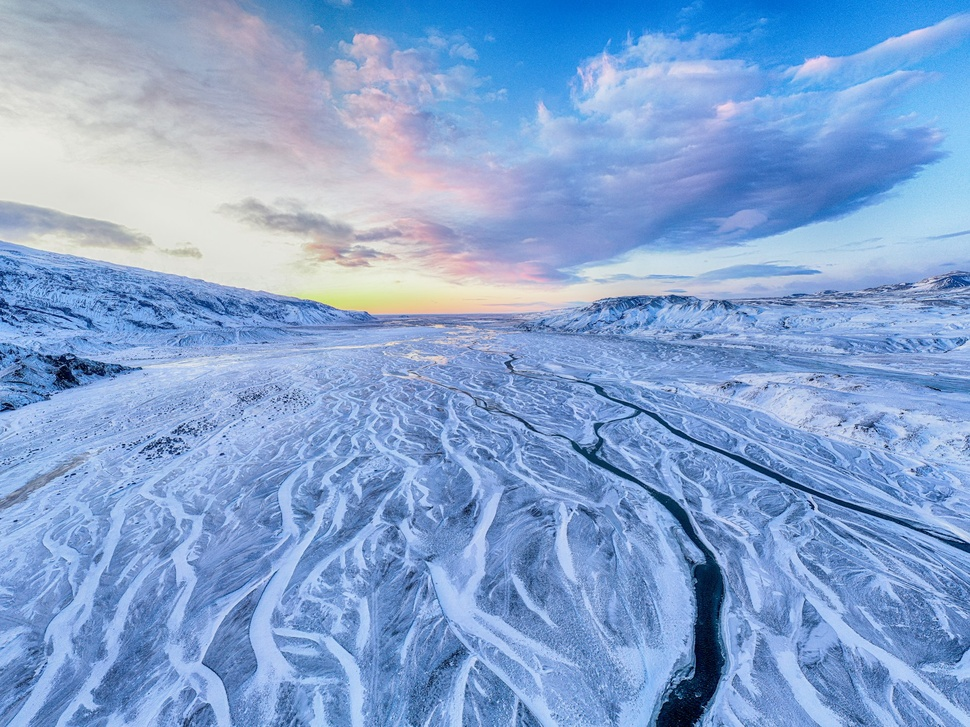
#> input picture part_5_6_7_resource_images/scenery_2.jpg, 970 x 727 px, shrunk from 1920 x 1440 before the run
$ python part6_color_timings.py
#> lines starting #> are read from the running program, lines starting #| are printed output that depends on the picture
import cv2
import numpy as np
import matplotlib.pyplot as plt
import time

# ---------- kernels & basic ops ----------
def disk_kernel(radius: int) -> np.ndarray:
    y, x = np.ogrid[-radius:radius+1, -radius:radius+1]
    mask = (x**2 + y**2) <= radius**2
    k = mask.astype(np.float32)
    k /= k.sum()
    return k

def custom_convolution(gray: np.ndarray, kernel: np.ndarray) -> np.ndarray:
    """Gray image (uint8), float kernel -> uint8 (no bias)."""
    img_f = gray.astype(np.float32)
    kh, kw = kernel.shape
    ph, pw = kh // 2, kw // 2
    pad = cv2.copyMakeBorder(img_f, ph, ph, pw, pw, cv2.BORDER_REPLICATE)
    out = np.zeros_like(img_f, np.float32)
    for i in range(img_f.shape[0]):
        for j in range(img_f.shape[1]):
            region = pad[i:i+kh, j:j+kw]
            out[i, j] = np.sum(region * kernel)
    return np.clip(out, 0, 255).astype(np.uint8)

def gamma_u8(channel_u8: np.ndarray, gamma: float) -> np.ndarray:
    """Gamma on an 8-bit channel."""
    x = channel_u8.astype(np.float32) / 255.0
    y = np.power(x, gamma)
    return np.clip(y * 255.0, 0, 255).astype(np.uint8)

# ---------- luminance-space helpers ----------
def blur_on_luminance_bgr(bgr: np.ndarray, kernel: np.ndarray, space="lab") -> np.ndarray:
    if space.lower() == "hsv":
        hsv = cv2.cvtColor(bgr, cv2.COLOR_BGR2HSV)
        H, S, V = cv2.split(hsv)
        V_blur = custom_convolution(V, kernel)
        hsv_out = cv2.merge([H, S, V_blur])
        return cv2.cvtColor(hsv_out, cv2.COLOR_HSV2BGR)
    else:  # Lab
        lab = cv2.cvtColor(bgr, cv2.COLOR_BGR2LAB)
        L, a, b = cv2.split(lab)
        L_blur = custom_convolution(L, kernel)
        lab_out = cv2.merge([L_blur, a, b])
        return cv2.cvtColor(lab_out, cv2.COLOR_LAB2BGR)

def gamma_on_luminance_bgr(bgr: np.ndarray, gamma: float, space="lab") -> np.ndarray:
    if space.lower() == "hsv":
        hsv = cv2.cvtColor(bgr, cv2.COLOR_BGR2HSV)
        H, S, V = cv2.split(hsv)
        Vg = gamma_u8(V, gamma)
        hsv_out = cv2.merge([H, S, Vg])
        return cv2.cvtColor(hsv_out, cv2.COLOR_HSV2BGR)
    else:  # Lab
        lab = cv2.cvtColor(bgr, cv2.COLOR_BGR2LAB)
        L, a, b = cv2.split(lab)
        Lg = gamma_u8(L, gamma)
        lab_out = cv2.merge([Lg, a, b])
        return cv2.cvtColor(lab_out, cv2.COLOR_LAB2BGR)

def pipeline(bgr: np.ndarray, gamma: float, kernel: np.ndarray, space="lab", order="gamma_before") -> np.ndarray:
    """
    order:
      - 'gamma_before': T(w *before? no) => w * (T(f))  (gamma then blur)
      - 'gamma_after' : T(w * f)          (blur then gamma)
    """
    if order == "gamma_before":
        x = gamma_on_luminance_bgr(bgr, gamma, space=space)
        y = blur_on_luminance_bgr(x, kernel, space=space)
        return y
    else:
        x = blur_on_luminance_bgr(bgr, kernel, space=space)
        y = gamma_on_luminance_bgr(x, gamma, space=space)
        return y
# ---------- demo ----------
# Load your color image
img_path = "part_5_6_7_resource_images/scenery_2.jpg"  # replace with your own image
bgr = cv2.imread(img_path)
#> bgr is the input picture: shape (727, 970, 3); mean B, G, R 209.1, 163.7, 131.7
if bgr is None:
    raise FileNotFoundError(f"Could not read {img_path}")

gamma = 0.25
radius = 6
kernel = disk_kernel(radius)

results = {}
timings = {}

for space in ["hsv", "lab"]:
    for order in ["gamma_before", "gamma_after"]:
        key = f"{space}_{order}"
        start = time.time()
        out = pipeline(bgr, gamma, kernel, space=space, order=order)
        t = time.time() - start
        results[key] = out
        timings[key] = t
#> this loop made 2 passes
#> pass 1, in gamma_on_luminance_bgr, `H, S, V = cv2.split(hsv)`:
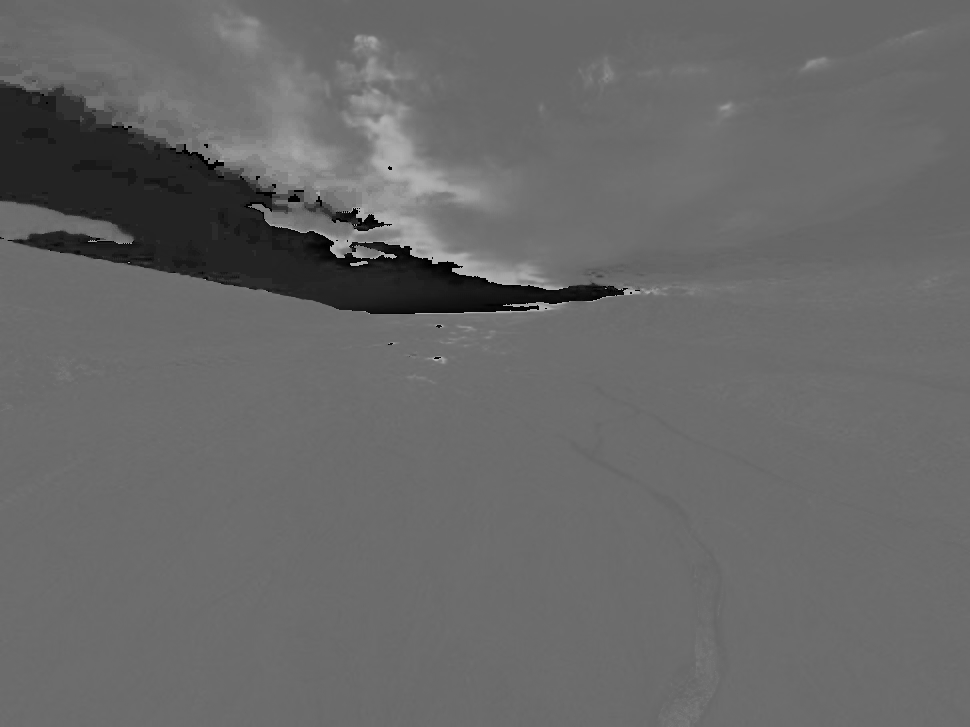
#> H: shape (727, 970); min 0, max 179, mean 104.1
#> pass 1, in gamma_on_luminance_bgr, `H, S, V = cv2.split(hsv)`:
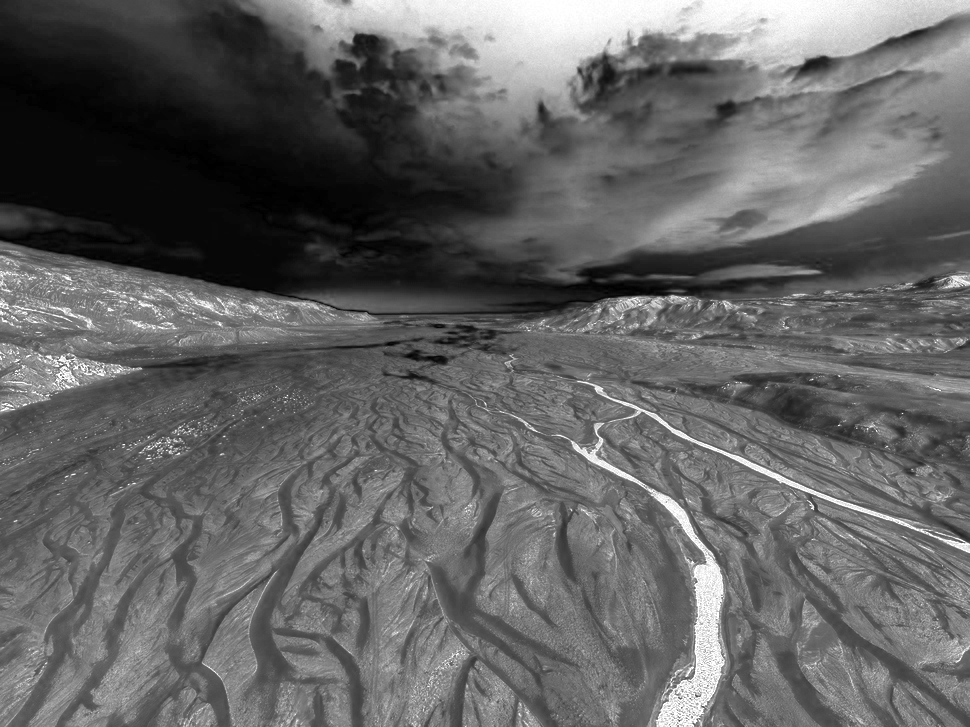
#> S: shape (727, 970); min 0, max 255, mean 99.5
#> pass 1, in gamma_on_luminance_bgr, `H, S, V = cv2.split(hsv)`:
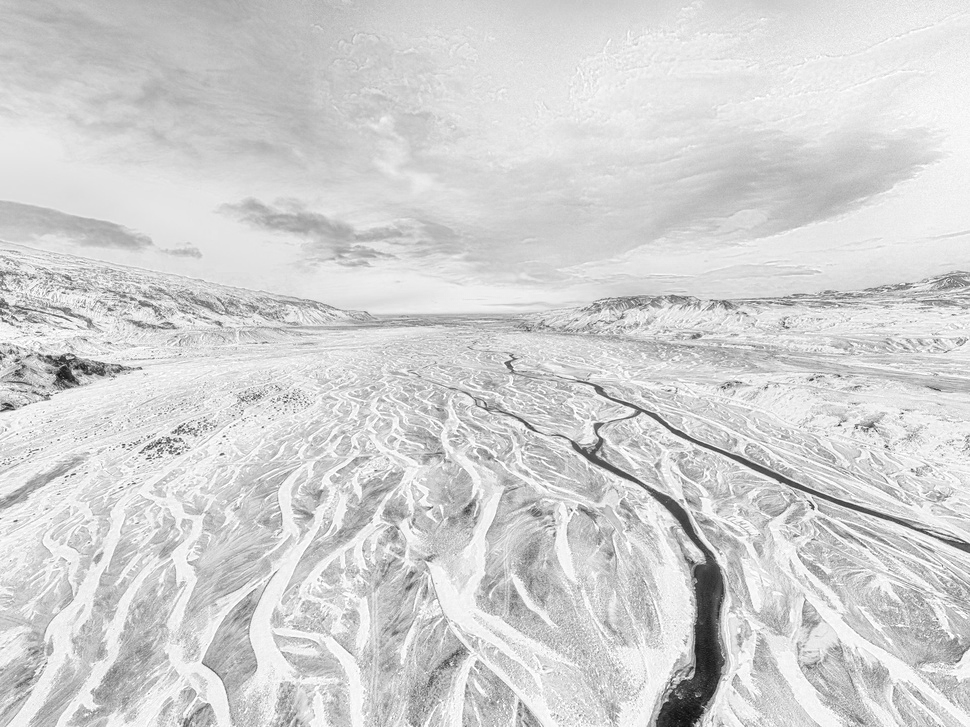
#> V: shape (727, 970); min 14, max 255, mean 210.1
#> after the loop, results = 4 items; timings = {'hsv_gamma_before': 1.94, 'hsv_gamma_after': 1.88, 'lab_gamma_before': 1.92, 'lab_gamma_after': 1.91}

# Display results and timings
fig, axes = plt.subplots(2, 3, figsize=(15, 10))
axes = axes.flatten()

axes[0].set_title("Original")
axes[0].imshow(cv2.cvtColor(bgr, cv2.COLOR_BGR2RGB))
axes[0].axis("off")

titles = ["HSV: gamma → blur", "HSV: blur → gamma", "Lab: gamma → blur",
          "Lab: blur → gamma", "Difference (Lab pipel.)"]
plot_idxs = [1, 2, 3, 4, 5]

# for idx, title in zip(plot_idxs, titles):
#     axes[idx].set_title(title)
#     if "Difference" in title:
#         img1 = results["lab_gamma_before"]
#         img2 = results["lab_gamma_after"]
#         diff = cv2.absdiff(img1, img2)
#         axes[idx].imshow(cv2.cvtColor(diff, cv2.COLOR_BGR2RGB))
#     else:
#         key = title.lower().replace(": ", "_").replace(" ", "_")
#         axes[idx].imshow(cv2.cvtColor(results[key], cv2.COLOR_BGR2RGB))
#     axes[idx].axis("off")
# Mapping titles to results dict keys
title_to_key = {
    "HSV: gamma → blur": "hsv_gamma_before",
    "HSV: blur → gamma": "hsv_gamma_after",
    "Lab: gamma → blur": "lab_gamma_before",
    "Lab: blur → gamma": "lab_gamma_after",
}

for idx, title in zip(plot_idxs, titles):
    axes[idx].set_title(title)
    if "Difference" in title:
        img1 = results["lab_gamma_before"]
        img2 = results["lab_gamma_after"]
        diff = cv2.absdiff(img1, img2)
        # diff_vis = cv2.convertScaleAbs(diff, alpha=10)  # multiply differences by 10
        axes[idx].imshow(cv2.cvtColor(diff, cv2.COLOR_BGR2RGB))
    else:
        key = title_to_key[title]
        axes[idx].imshow(cv2.cvtColor(results[key], cv2.COLOR_BGR2RGB))
    axes[idx].axis("off")
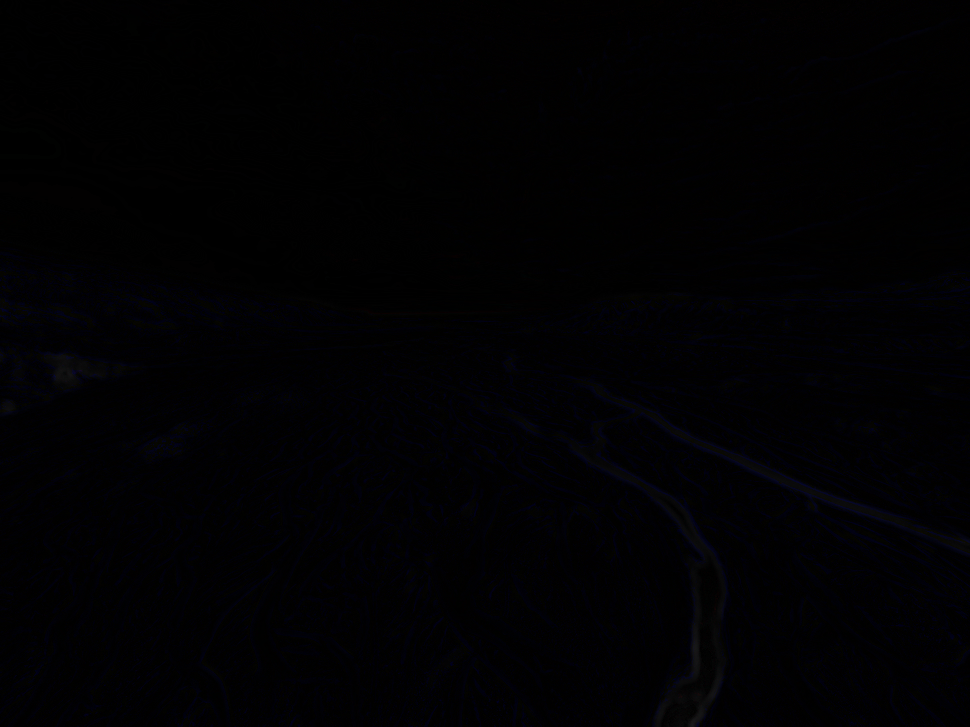
#> diff: shape (727, 970, 3); mean B, G, R 2.4, 0.9, 1.1
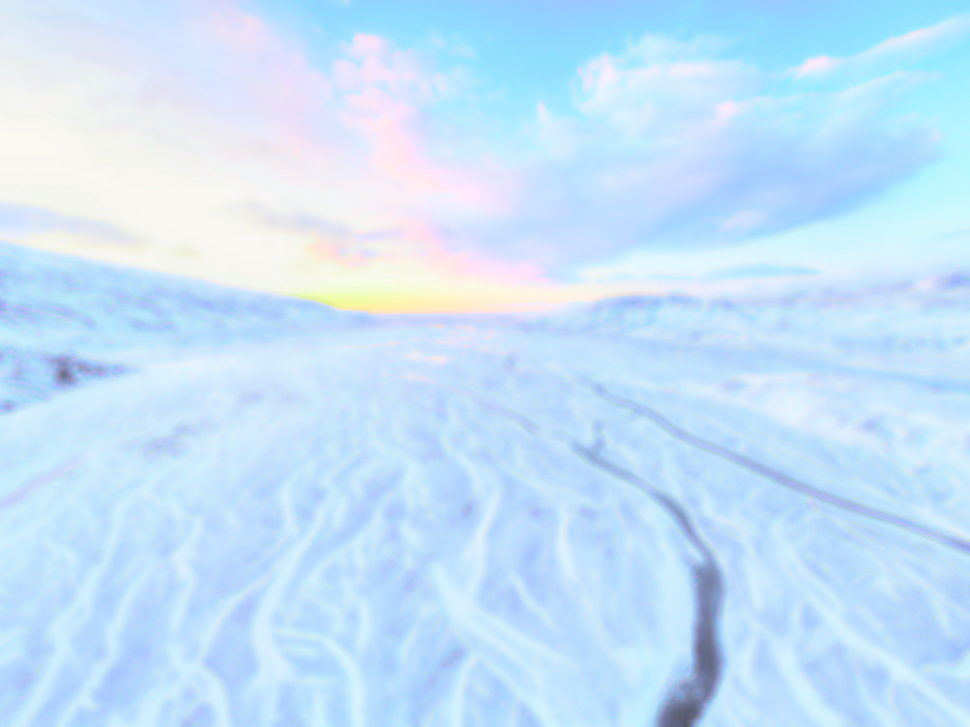
#> img1: shape (727, 970, 3); mean B, G, R 249.7, 226.2, 197.4


plt.tight_layout()
plt.show()
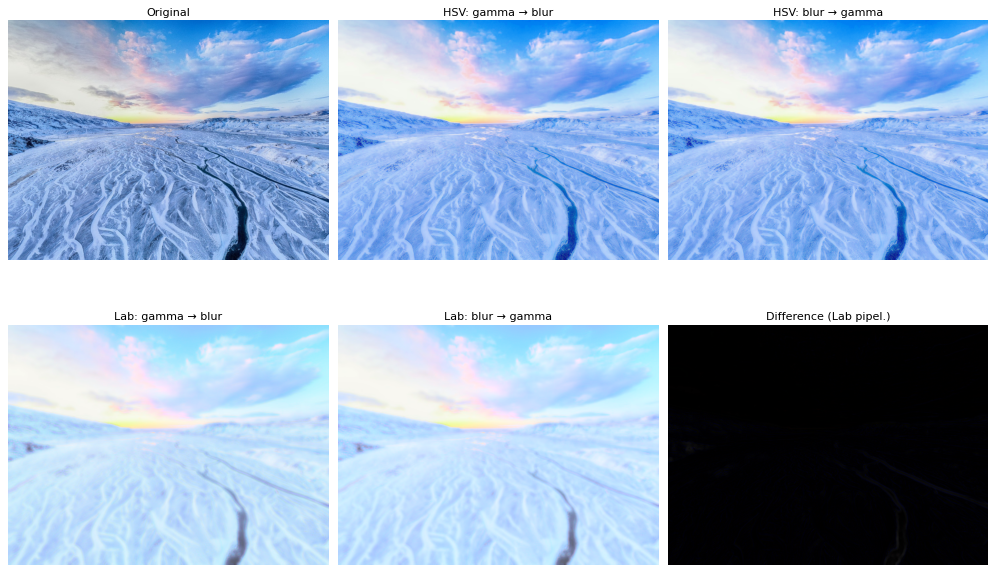
#> figure drawn by matplotlib, 6 panels

# Print timing summary
print("Timing Summary (seconds):")
for key in timings:
    print(f"  {key}: {timings[key]:.4f} s")
#> this loop made 4 passes
#> key on passes 1 to 4: 'hsv_gamma_before', 'hsv_gamma_after', 'lab_gamma_before', 'lab_gamma_after'
#|   hsv_gamma_before: 1.9378 s
#|   hsv_gamma_after: 1.8843 s
#|   lab_gamma_before: 1.9188 s
#|   lab_gamma_after: 1.9124 s

$ run again, with part_5_6_7_resource_images/fruits.jpg copied over part_5_6_7_resource_images/scenery_2.jpg
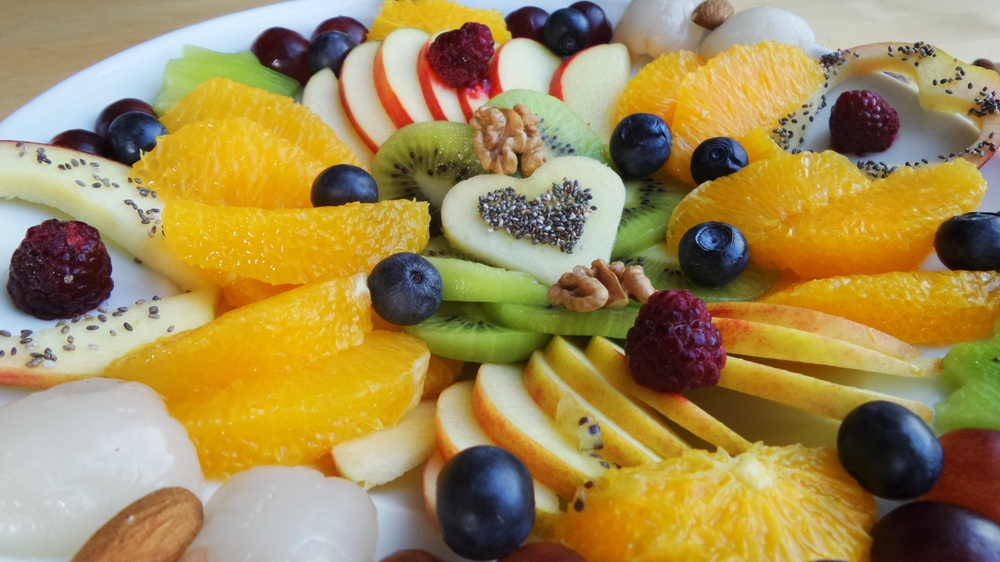
#> input picture part_5_6_7_resource_images/fruits.jpg, 1000 x 562 px, shrunk from 5184 x 2916 before the run
#> bgr is the input picture: shape (562, 1000, 3); mean B, G, R 84.6, 139.3, 161.2
#> the loop `for space in ["hsv", "lab"]:` made 2 passes
#> pass 1, in gamma_on_luminance_bgr, `H, S, V = cv2.split(hsv)`:
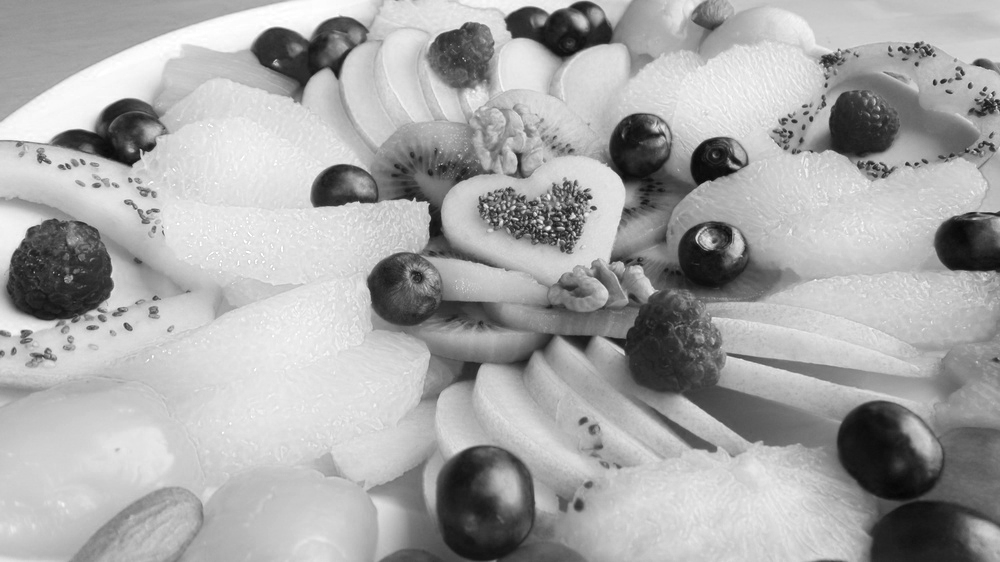
#> V: shape (562, 1000); min 5, max 255, mean 167.2
#> after the loop `for space in ["hsv", "lab"]:`: results = 4 items; timings = {'hsv_gamma_before': 1.55, 'hsv_gamma_after': 1.55, 'lab_gamma_before': 1.53, 'lab_gamma_after': 1.45}
#> after the loop `for idx, title in zip(plot_idxs, titles):`:
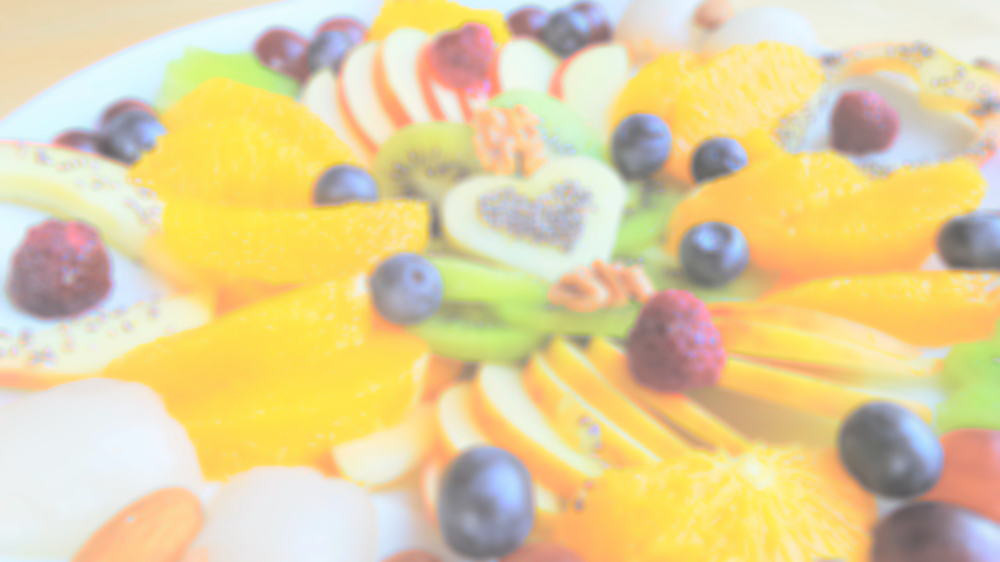
#> img1: shape (562, 1000, 3); mean B, G, R 154.7, 208.3, 226.7
#> the loop `for key in timings:` made 4 passes
#> key on passes 1 to 4: 'hsv_gamma_before', 'hsv_gamma_after', 'lab_gamma_before', 'lab_gamma_after'
#> (printed output is left out)
